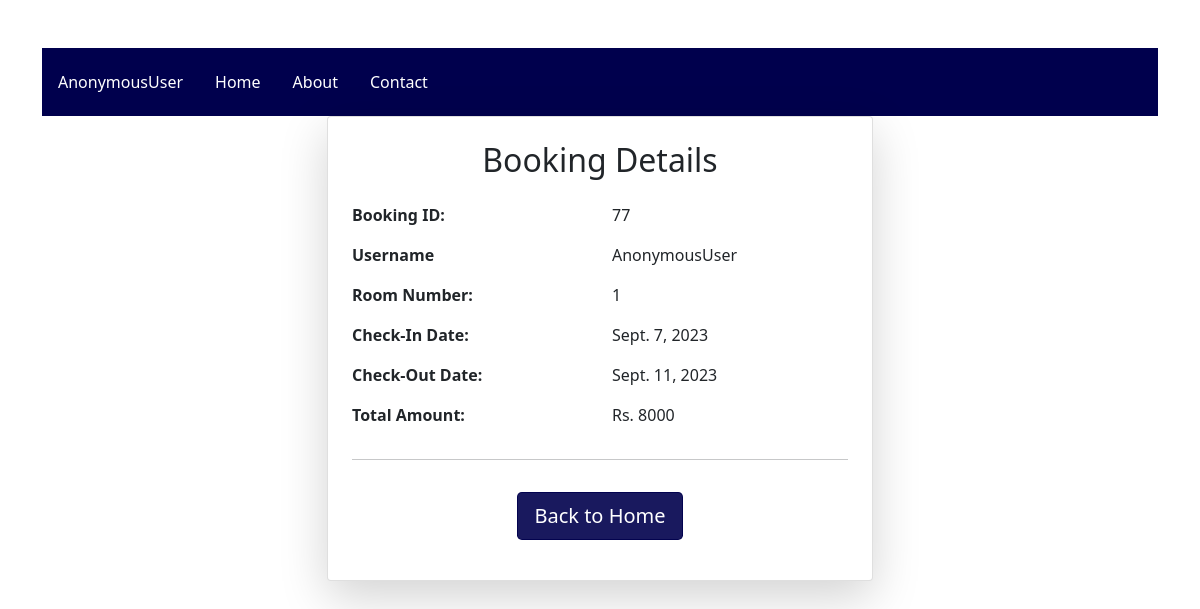
Page /generate_bill/77 on the committed database.
### HMS_APP/models.py (models this page shows, shortened)
class Booking(models.Model):
    user = models.ForeignKey(settings.AUTH_USER_MODEL, on_delete=models.CASCADE)
    room = models.ForeignKey(Room, on_delete=models.CASCADE)
    check_in = models.DateField()
    check_out = models.DateField()

class Room(models.Model) :
    ROOM_CATEGORIES = (
        ('WithAc', 'AC'),
        ('WithoutAc', 'NON-AC'),
        ('Deluxe', 'DELUXE'),
    )
    number = models.IntegerField()
    category = models.CharField(max_length = 10, choices=ROOM_CATEGORIES)
    capacity = models.IntegerField()
    room_description = models.TextField()
    room_price = models.IntegerField(help_text = "Price Per Day", null=True)
    room_picture = models.ImageField(null=True)

### HMS_APP/views.py (the view)
# urls.py: path('generate_bill/<booking_id>', views.generate_bill, name = "generate_bill"),
def generate_bill(request, booking_id):
    booking = Booking.objects.get(id=booking_id)
    duration = (booking.check_out - booking.check_in).days
    amount = booking.room.room_price * duration
    context = {'booking': booking, 'amount' : amount}
    return render(request, 'bill.html', context)

### templates/bill.html (shortened to what this page needs)
<link href="https://cdn.jsdelivr.net/npm/bootstrap@5.0.2/dist/css/bootstrap.min.css" rel="stylesheet">
<link rel="stylesheet" type="text/css" href="/static/css/nav.css">
<link rel="stylesheet" type="text/css" href="/static/css/nav.css">
<div class="container mt-5">
  <nav class="navbar">
    <ul>
      <li><a href="{% url 'profile_page' %}"> {{request.user}} </a></li>
      <li><a href="{% url 'home' %}">Home</a></li>
      <li><a href="{% url 'about' %}">About</a></li>
      <li><a href="{% url 'contact_us' %}">Contact</a></li>
    </ul>
  </nav>
  <div class="row justify-content-center">
    <div class="col-lg-6">
      <div class="card shadow-lg p-4">
        <h2 class="text-center mb-4">Booking Details</h2>
        <div class="row">
          <div class="col-6">
            <p><strong>Booking ID:</strong></p>
          </div>
          <div class="col-6 text-right">
            <p>{{ booking.id }}</p>
          </div>
        </div>
        <div class="row">
            <div class="col-6">
              <p><strong>Username</strong></p>
            </div>
            <div class="col-6 text-right">
              <p>{{ request.user }}</p>
            </div>
          </div>
        <div class="row">
          <div class="col-6">
            <p><strong>Room Number:</strong></p>
          </div>
          <div class="col-6 text-right">
            <p>{{ booking.room.number }}</p>
          </div>
        </div>
        <div class="row">
          <div class="col-6">
            <p><strong>Check-In Date:</strong></p>
          </div>
          <div class="col-6 text-right">
            <p>{{ booking.check_in }}</p>
          </div>
        </div>
        <div class="row">
          <div class="col-6">
            <p><strong>Check-Out Date:</strong></p>
          </div>
          <div class="col-6 text-right">
            <p>{{ booking.check_out }}</p>
          </div>
        </div>
        <div class="row">
          <div class="col-6">
            <p><strong>Total Amount:</strong></p>
          </div>
          <div class="col-6 text-right">
            <p> Rs. {{ amount }} </p>
          </div>
        </div>
        <hr>
        <p class="text-center">
          <a href="{% url 'home' %}" class="btn btn-primary btn-lg mt-3" style="background-color: rgba(0, 0, 77, 0.9); border-color :rgba(0, 0, 77, 0.9);">Back to Home</a>
        </p>
      </div>
    </div>
  </div>
</div>

### static/css/nav.css (style rules this page uses)
.navbar { background-color: rgb(0, 0, 77); position: sticky; top: 0; }
.navbar ul { list-style-type: none; margin: 0; padding: 0; overflow: hidden; }
.navbar li { float: left; }
.navbar li a { display: block; color: white; text-align: center; padding: 14px 16px; text-decoration: none; }

### templates/bill.html (style rules this page uses)
.btn { background-color : rgba(0, 0, 77, 0.9); }

### rows in the picture
Booking: id "77", room.number "1", check_in "Sept. 7, 2023", check_out "Sept. 11, 2023"

### other values in the picture
{{ request.user }} "AnonymousUser"
{{ amount }} "8000"
